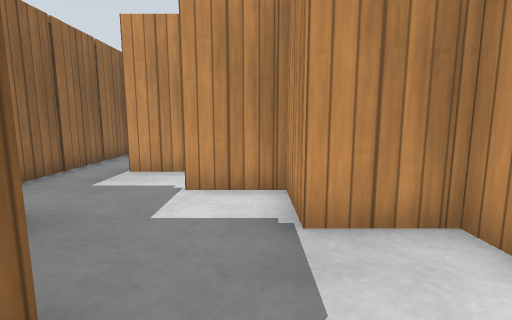
view 1 (above)

12 first-person views from a walk through a world built for the Gazebo simulator. The camera is 0.68 m above the floor, tilts 8° down and sees 85° across. The floor is counted in squares, 0.5 m on a side. Each view is taken from the middle of a square. On the plan, view 1 faces up. The plan holds only what a view shows up to about 13 squares ahead; the rest is blank. Gazebo's built-in surfaces are drawn with simple patterns.

view 2
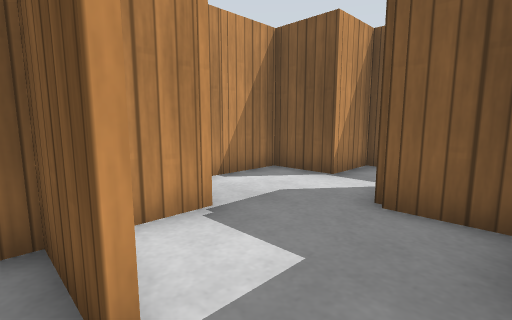

view 3
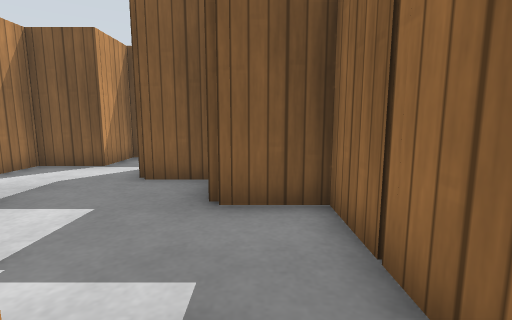

view 4
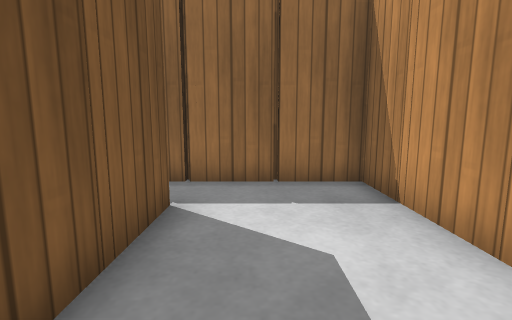

view 5
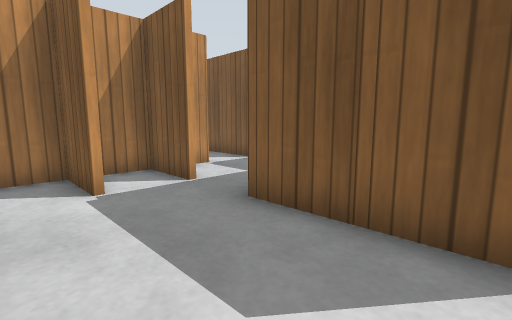

view 6
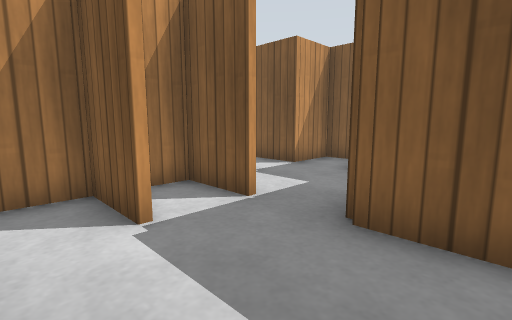

view 7
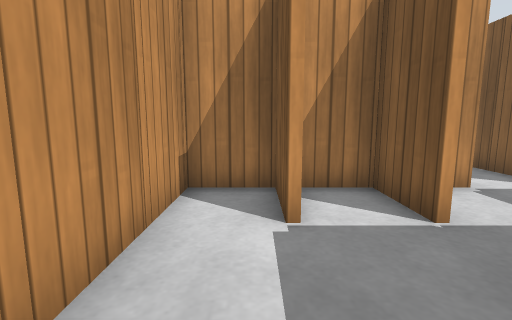

view 8
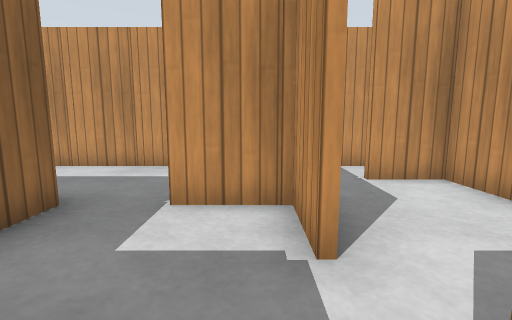

view 9
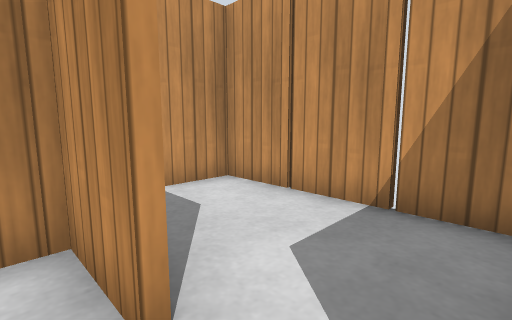

view 10
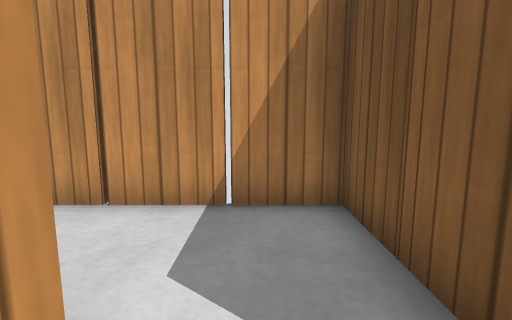

view 11
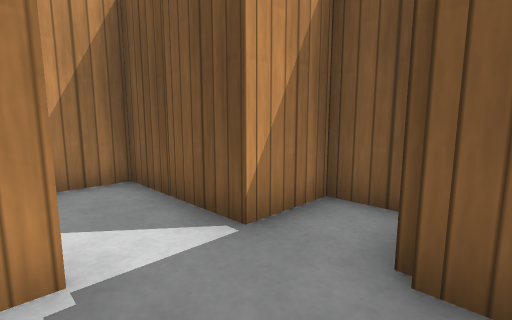

view 12
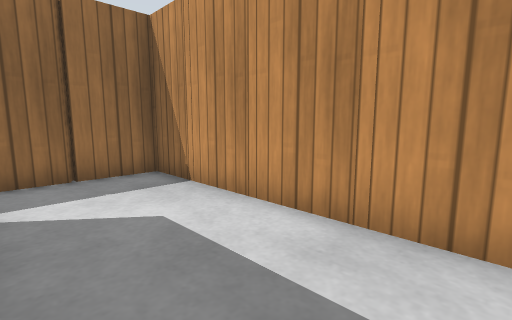

### Floor plan
Points are (right, up) in squares from view 1. A wall is a line through its corners. A room is listed if a view was taken in it or the views show most of it. See-through windows are left out.
Room 1 (view 1)
walls: (0.6, -0.4) (2.5, -0.4); (2.6, 0.5) (2.6, 3.4) (0.6, 3.4) (0.6, 5.4) (-1.5, 5.4)
ways out: opening at (-1, 4) to room 2; opening at (0, 0)
objects: wooden post (-1, 2); wooden post (0, 5)
Room 2 (views 2, 3, 4, 5, 6, 7, 12)
walls: (-0.6, 7.6) (0.5, 7.6); (-1.9, 7.4) (-3.5, 7.4); (-3.5, 7.6) (-1.4, 7.6); (-1.5, 5.6) (0.5, 5.6); (2.5, 9.6) (4.5, 9.6); (2.5, 7.6) (4.5, 7.6); (4.6, 8) (4.6, 11.4) (-5.2, 11.4) (-5.2, 3.6) (-3.5, 3.6); (-3, 1.6) (-1.5, 1.6)
ways out: opening at (-1, 4) to room 1; opening at (2, 7) to room 3
objects: wooden post (-5, 6); wooden post (-5, 8); wooden post (-5, 10); wooden post (-3, 4); wooden post (-3, 12); wooden post (-1, 8); wooden post (-1, 12); wooden post (1, 8); wooden post (1, 12); wooden post (3, 12); wooden post (4, 9); wooden post (4, 11)
Room 3 (views 8, 9, 10, 11)
walls: (4.6, 5.5) (4.6, 8); (2, 3.6) (2.5, 3.6); (4.5, 7.4) (2.5, 7.4); (4.6, 2.5) (4.6, 3.6) (5.5, 3.6); (0.8, 7.5) (0.8, 6.4); (3.2, 1.6) (4.5, 1.6)
ways out: opening at (2, 7) to room 2; opening at (5, 5) to room 4
objects: wooden post (1, 6); wooden post (3, 4); wooden post (4, 7)
Room 4 (no view inside)
walls: (7.4, 3.6) (8.4, 3.6) (8.4, 9.4) (6.5, 9.4); (5.5, 3.6) (6.5, 3.6)
ways out: opening at (5, 5) to room 3
objects: wooden post (5, 8); wooden post (5, 10); wooden post (6, 3) to (7, 4); wooden post (8, 6); wooden post (8, 8)

Positions as (right, up) in squares from view 1, and headings:
1: (0, 0), facing up
2: (-3, 6), facing down-right
3: (-4, 8), facing down
4: (1, 9), facing left
5: (-3, 11), facing down-right
6: (-1, 11), facing down-right
7: (-1, 10), facing right
8: (4, 3), facing up
9: (4, 4), facing up-right
10: (4, 5), facing right
11: (2, 6), facing down-right
12: (2, 8), facing up-left
